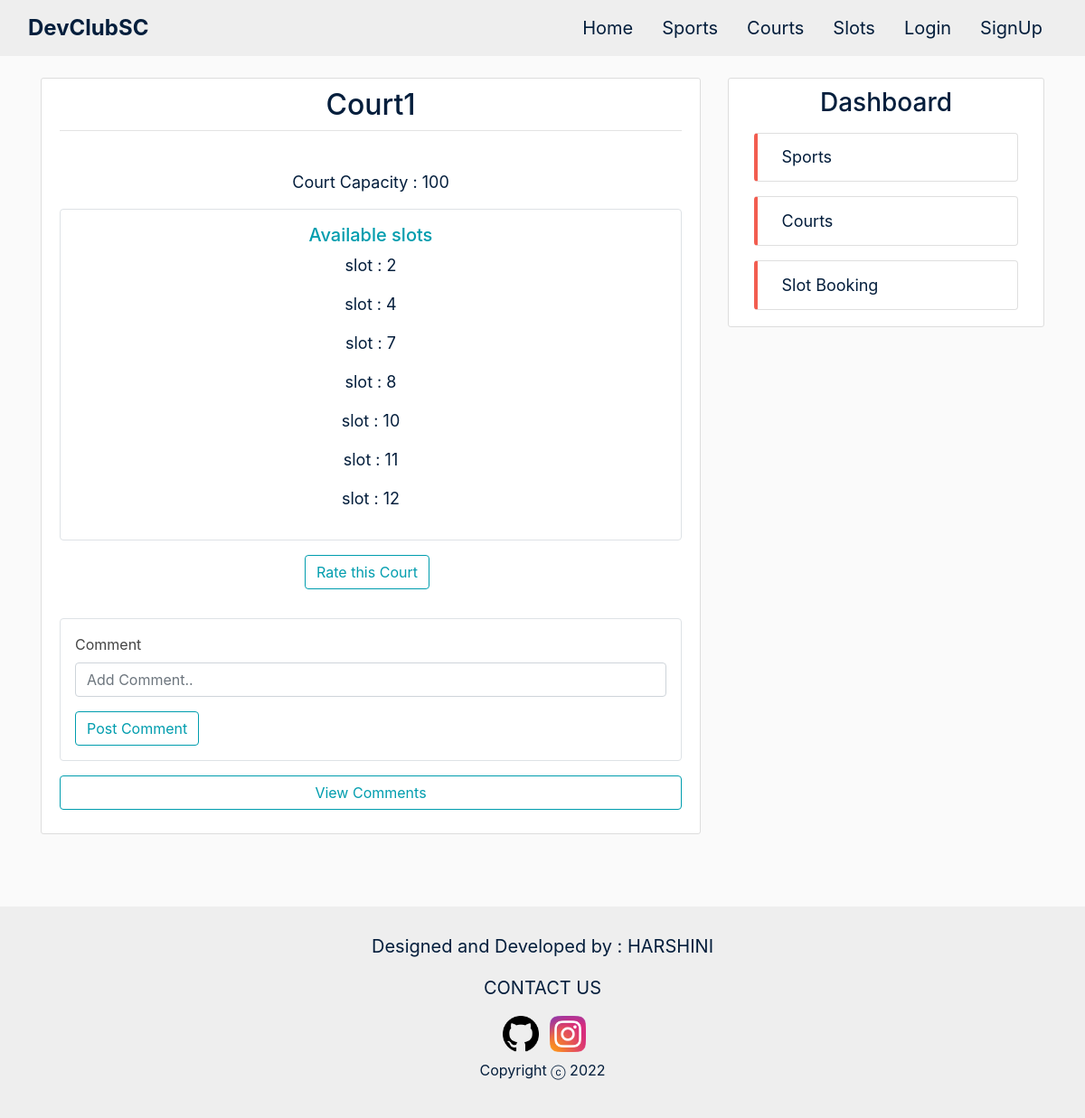
The app's page /courts/1/, older data.
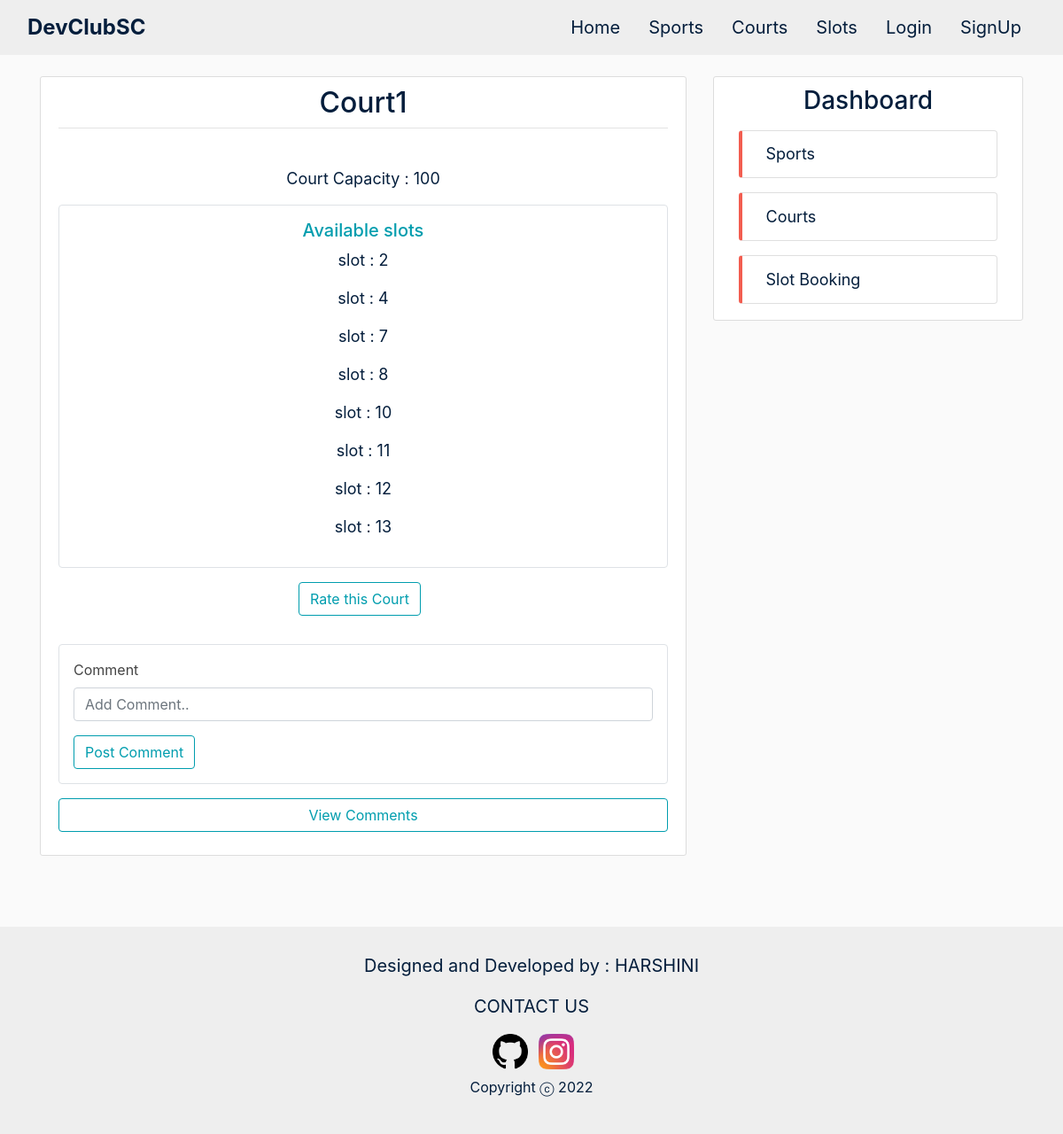
The same page, newer data.
### sports/models.py (models this page shows, shortened)
class Slot(models.Model):
    sport = models.ForeignKey(Sport, on_delete=models.CASCADE, default='')
    court = models.ForeignKey(Court, on_delete=models.CASCADE, default='')
    date = models.DateField()
    start_time = models.TimeField()
    end_time = models.TimeField()

### courts/views.py (the view)
# urls.py: path('courts/<int:pk>/', CourtDetailView.as_view(), name='courts-detail'),
class CourtDetailView(DetailView):
    model = Court
    context_object_name = 'court'
    extra_context = {'staffs': Staff.objects.all(), 'slots': Slot.objects.all(), 'ratings': Rating.objects.all(),
                     'comments': UserComment.objects.all(), 'today': datetime.date.today()}

### courts/templates/courts/court_detail.html (shortened to what this page needs)
{% extends 'sports/base.html' %} {% block content %}
<article class="media content-section">
  <div class="media-body">
    <div class="article-metadata">
      <h2 class="article-title sport-detail-title">{{court.name}}</h2>
    </div>
    <p class="article-content centre-text small-text mt-3">
      Court Capacity : {{ court.capacity }}
    </p>
    <div class="row">
      <div class="col-md">
        <div class="border rounded py-3">
          <h5 class="centre-text side-header mb-2">Available slots</h5>
          {% for slot in slots %} {% if slot.court == court %}
          <p class="centre-text">
            <a
              class="small-text small-a"
              href="{% url 'slots-detail' slot.id %}"
              >slot : {{ slot.id }}</a
            >
          </p>
          {% endif %} {% endfor %}
        </div>
      </div>
    </div>
    <div class="centre-text">
        <a
            class="btn btn-outline mt-3 mb-2 mr-2 trending-btn centre-text"
            href="{% url 'courts-rating' court.id %}"
            >Rate this Court</a
        >
    </div>
    <div>
      <div class="border rounded mt-4 py-3 px-3">
        <form action="{%url 'courts-comment' court.id %}" method="POST">
          <div class="form-group">
            <label for="exampleFormControlInput1">Comment</label>
            <input
              type="text"
              class="form-control"
              id="exampleFormControlInput1"
              name="comment"
              placeholder="Add Comment.."
            />
          </div>
          <button type="submit" class="btn btn-outline trending-btn">
            Post Comment
          </button>
        </form>
      </div>
      <p>
        <a class="btn btn-outline trending-btn btn-block my-3" data-toggle="collapse" href="#collapseExample" role="button" aria-expanded="false" aria-controls="collapseExample">
          View Comments
        </a>
      </p>
    </div>
  </div>
</article>
{% endblock content %}

Row changes from the older to the newer data that the page shows:
added Slot: id "13"
